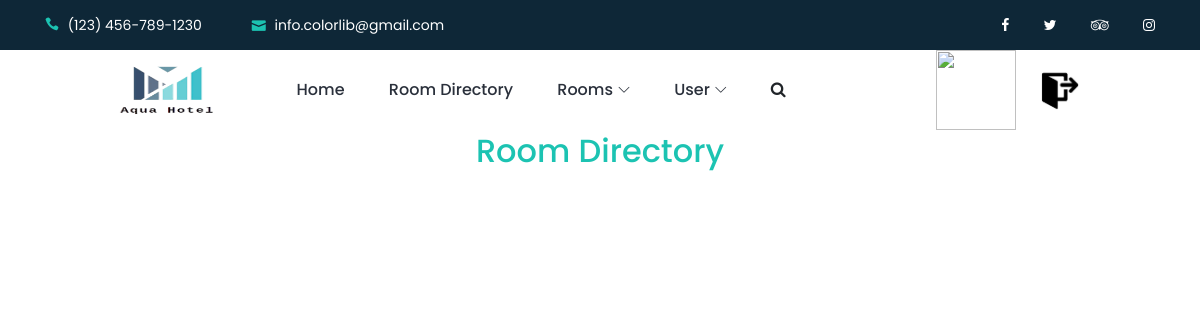
The page /edit_room_directory.php on the database as committed earlier.
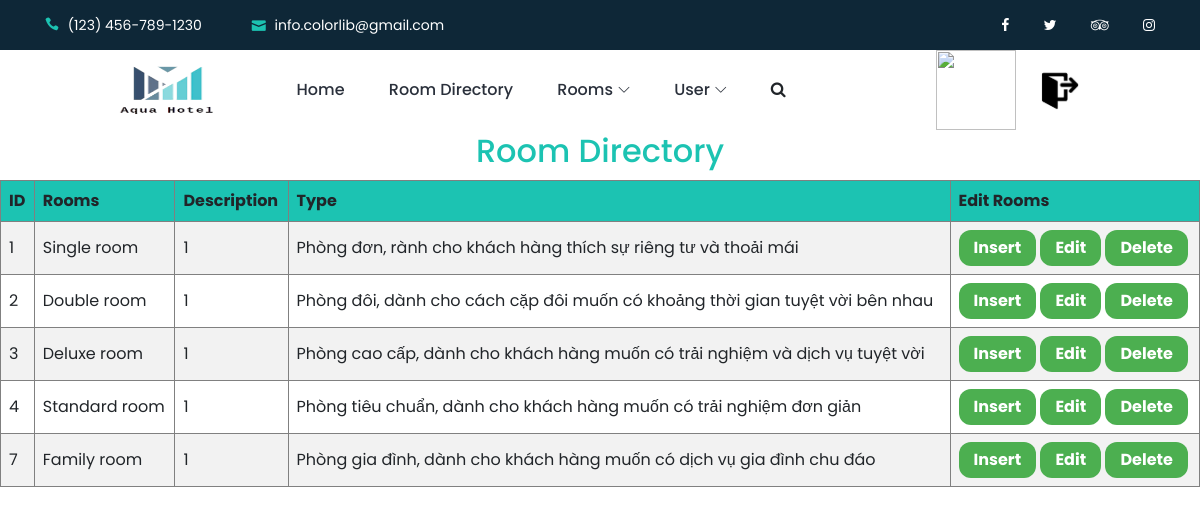
The same page on the database as committed later.
### tables this page shows
CREATE TABLE `category` (
  `category_id` int(11) NOT NULL,
  `name` varchar(255) NOT NULL,
  `description` varchar(255) DEFAULT NULL,
  `type` int(11) DEFAULT NULL
);

### edit_room_directory.php (the view, shortened to what this page needs)
<!DOCTYPE html>
<html lang="en">
<head>
    <link rel="stylesheet" href="style.css">
</head>
<body>
	<?php
		include "header_admin.php"
	?>
	<h2 style="text-align:center; color: #1cc3b2;">Room Directory</h2>
    <?php
    	$conn=mysqli_connect("localhost","root","","hotel");
		$sql="SELECT * FROM category WHERE type='1'";
		$result=mysqli_query($conn,$sql);
		if (mysqli_num_rows($result)>0) {
			echo "<table>
			<tr>
			<th>ID</th>
			<th>Rooms</th>
            <th>Description</th>
            <th>Type</th>
			<th>Edit Rooms</th>
			</tr>
			";
			while ($row=mysqli_fetch_assoc($result)) {
				echo "<tr>
						<td>".$row['category_id']."</td>
						<td>".$row['name']."</td>
                        <td>".$row['type']."</td>
                        <td>".$row['description']."</td>
                            <td>
                                <a href='admin_insert_directory.php?category_id=".$row['category_id']."'><button type='button'>Insert</button></a>
                                <a href='admin_edit_directory.php?category_id=".$row['category_id']."'><button type='button'>Edit</button></a>
                                <a href='admin_delete_directory.php?category_id=".$row['category_id']."'><button type='button'>Delete</button></a>
                            </td>
					  </tr>";
			}
		}
		else{
			echo "<script>alert('No users in database!!')</script>";
		}
    ?>
</body>
</html>

Rows that differ between the two databases and show on the page:
added category: category_id "1", name "Single room", type "1", description "Phòng đơn, rành cho khách hàng thích sự riêng tư và thoải mái"
added category: category_id "2", name "Double room", type "1", description "Phòng đôi, dành cho cách cặp đôi muốn có khoảng thời gian tuyệt vời bên nhau"
added category: category_id "3", name "Deluxe room", type "1", description "Phòng cao cấp, dành cho khách hàng muốn có trải nghiệm và dịch vụ tuyệt vời"
added category: category_id "4", name "Standard room", type "1", description "Phòng tiêu chuẩn, dành cho khách hàng muốn có trải nghiệm đơn giản"
added category: category_id "7", name "Family room", type "1", description "Phòng gia đình, dành cho khách hàng muốn có dịch vụ gia đình chu đáo"
Other text that changed with them:
text now shown: "ID Rooms Description Type Edit Rooms"
